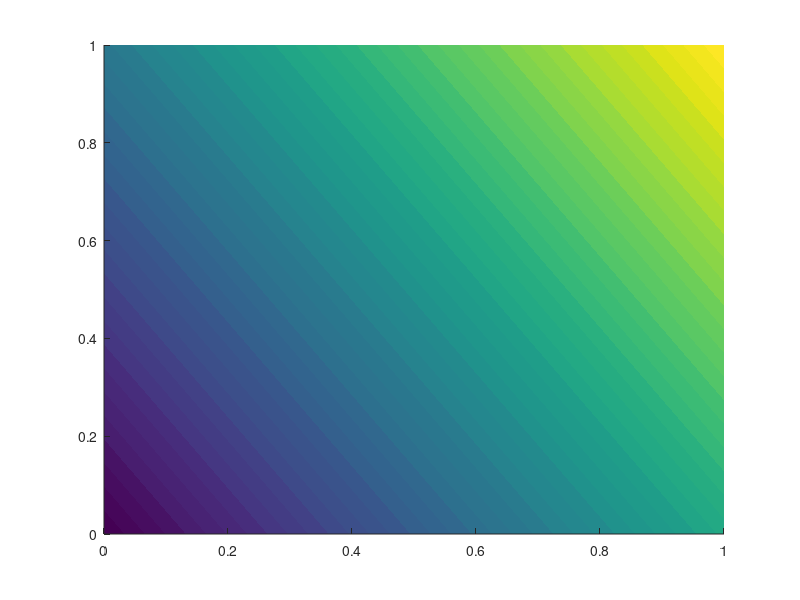

The MATLAB source for this figure: (Note: this script raises an error after producing the figure.)
% This is a comparison between Rosenblatt's Perceptron and SVM
% from Cristianini and Shawe-Taylor (2000). "Support Vector Machines
% and Other Kernel-based Learning Methods".

% See Table 2.1: The Perceptron Algorithm (primal form) with a 
% slight change in the definition of a mistake (see "if" statement).

% See Proposition 6.1 for the maximum-margin classifier (SVM).

clc; close all;
x = [0.248,	0.564; 0.103, 0.637; 0.119, 0.489;
     0.458, 0.281; 0.268, 0.378; 0.267, 0.253;
     0.156, 0.311; 0.077, 0.350; 0.109, 0.191;
     0.344, 0.133; 0.494, 0.110; 0.360, 0.886;
     0.492, 0.740; 0.523, 0.895; 0.719, 0.820;
     0.926, 0.764; 0.714, 0.603; 0.548, 0.566;
     0.746, 0.335; 0.852, 0.547];               % Data set: [x1, x2]
y = ones(20,1); y(1:11) = -1;                   % Data set: y = {+1,-1}

%% Rosenblatt's Perceptron
w = [0; 0]; b = 0;          % Initialize parameters w, b
R = max(vecnorm(x'));       % Distance of farthest data pt. from origin
eta = 0.1; k = Inf;         % eta = learning rate
[X,Y] = meshgrid(0:0.01:1); % For plotting the decision boundary
while k > 0
    k = 0;                  % Reset counter for no. of mistakes
    for j = 1:size(x,1)
        if y(j)*(w'*x(j,:)' + b) < 1    % This is "< 0" in the book
            w = w + eta*y(j)*x(j,:)';   % Update w
            b = b + eta*y(j)*R^2;       % Update b
            k = k + 1;                  % Increment counter
        end
    end
end

Z = reshape([X(:) Y(:)]*w + b,size(X));
contourf(X,Y,Z,50,'FaceAlpha',0.3,'LineColor','none');
colormap(redblue); hold on; set(gcf,'Color','w');
scatter(x(y == 1,1),x(y == 1,2),100,'rx','LineWidth',2.5);
scatter(x(y == -1,1),x(y == -1,2),40,'bo','filled');
box on; grid on;
x2 = [(-b+w(1))/w(2), -(b+w(1))/w(2)];
plot([-1 1],x2,'k-','LineWidth',1.5);       % <w,x> + b = 0
x2 = [(1-b+w(1))/w(2), (1-b-w(1))/w(2)];
plot([-1 1],x2,'k--','LineWidth',1.5);      % <w,x> + b = 1
x2 = [(-1-b+w(1))/w(2), -(1+b+w(1))/w(2)];
plot([-1 1],x2,'k--','LineWidth',1.5);      % <w,x> + b = -1

%% Maximum margin classifier
H = eye(3); H(3,3) = 0; f = [0 0 0]'; 
A = -[y.*x, y]; B = -ones(size(y));
wb = quadprog(H,f,A,B);
x2 = [(-wb(3)+wb(1))/wb(2), -(wb(3)+wb(1))/wb(2)];
plot([-1 1],x2,'m-','LineWidth',1.5);       % <w,x> + b = 0
x2 = [(1-wb(3)+wb(1))/wb(2), (1-wb(3)-wb(1))/wb(2)];
plot([-1 1],x2,'m--','LineWidth',1.5);      % <w,x> + b = 1
x2 = [(-1-wb(3)+wb(1))/wb(2), -(1+wb(3)+wb(1))/wb(2)];
plot([-1 1],x2,'m--','LineWidth',1.5);      % <w,x> + b = -1
title(sprintf(['Perceptron: w = [%.3f; %.3f], b = %.3f, Margin = %.3f',...
              '\nSVM: w = [%.3f; %.3f], b = %.3f, Margin = %.3f'],...
              w, b, 1./norm(w), wb', 1./norm(wb(1:2)))); 
legend({'','Positive samples','Negative samples',...
        'Perceptron','','','SVM','',''},...
        'Location','eastoutside','Box','off');
xticks(0:0.1:1); axis equal; axis([0 1 0 1]);

%% Auxiliary Function
function c = redblue
% redblue gives a colormap within [cl(1) cl(2)] from
%   Blue [0 0 1] to White [0 0 0] to Red [1 0 0]
    m = size(get(gcf,'colormap'),1);        % Get size of colormap
    cl = clim;                              % Get colormap limits
    m1 = round(-m*cl(1)/diff(cl));          % Get ratio of (-1), blue
    m2 = m - m1;                            %  the rest are (+1), red
    up = (0:m1-1)'/max(m1-1,1);             % up = [0,...,1] 
    dn = (m2-1:-1:0)'/max(m2-1,1);          % dn = [1,...,0]
    r = [up; ones(m2,1)];                   % red vector
    g = [up; dn];                           % green vector
    b = [ones(m1,1); dn];                   % blue vector
    c = [r g b];
end
